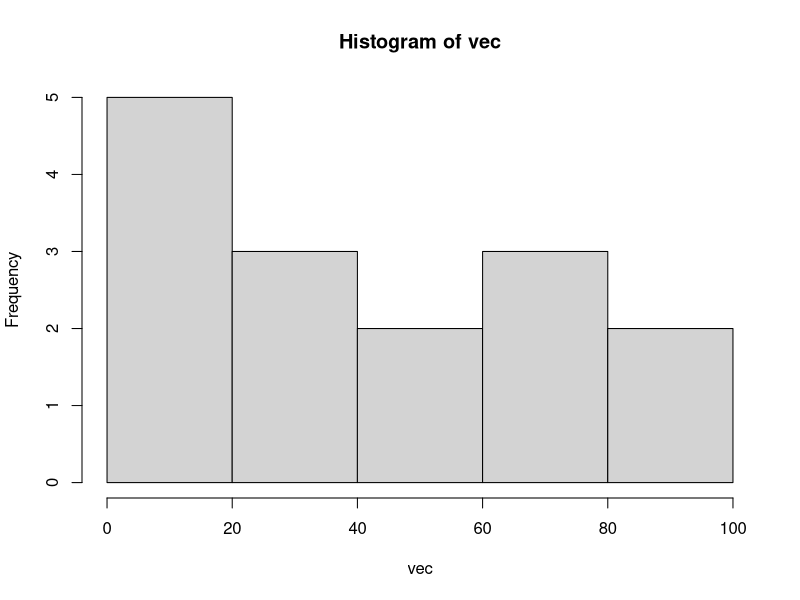
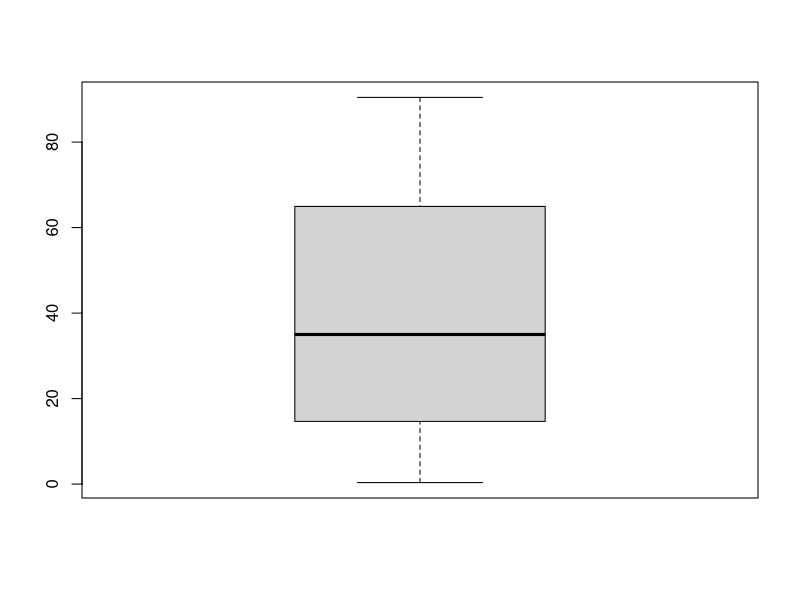

The R script that drew these images, in order:
#Mostra em que diretorio está
getwd()
#Muda de diretorio
setwd("C:/Users/839832/Desktop/BigData")

#Conteudo do diretorio
dir()


#criação de um vetor
vec <- c(84.334,90.455,34.989,43.222,23,25.424,0.568,0.349,45.984,62.847,17.233,12.085,72.692,4.297, 67.067)

#observar o vetor vec
vec
#verificar modo/tipo do vetor vec
mode(vec)
#verificar tamanho do vetor vec
length(vec)
#verificar estrutura do vetor vec
str(vec)

#verificar calsse do vetor
class(vec)
#observar 6 primeiros elementos do objeto
head(vec)
#Observar 5 ou menos primeiros elementos do objeto
head(vec,4)
#observar 6 ultimos elementos do objeto
tail(vec)
#ordenar o vetor vec criado
sort(vec, decreasing = TRUE)
#ordenar o vetor vec criado
order(vec)
order(vec, decreasing = T)
#Arredondar valores do vec
round(vec)

#observar elementos especificos no vetor
vec[c(1,3,5)]

#selecionar quinto elemento do vetor vec
vec[5]

#media
mean(vec)
#desvio
sd(vec)
#mediana
median(vec)

#sumario estatistico dos dados
summary(vec)
#graficos
hist(vec)
boxplot(vec)
shapiro.test(vec) ## Se há normalidade dos dados brutos


## vetor com uma sequencia de 1 a 1.000.000
x <- 1:1000000 ##calcula o quadrado de cada numero da sequencia em x usando for()
y1 <- numeric(length(x)) #vetor de mesmo comprimento de x que vai receber o resultado
#receber os resultados
for(i in 1:length(x)){
  y1[i] <-x[i]^2
}

##vetor com uma sequencia de cada numero da sequencia em x usando a regra da reciclagem
y2 <- x^2
##confere os resultados
identical(y1,y2)

##tempo de execução usando for()
y1 <-numeric(length(x))
system.time(
  for(i in 1:length(x)){
    y1[i] <- x[i]^2
  }
)
system.time(
  y2 <-x^2
)
